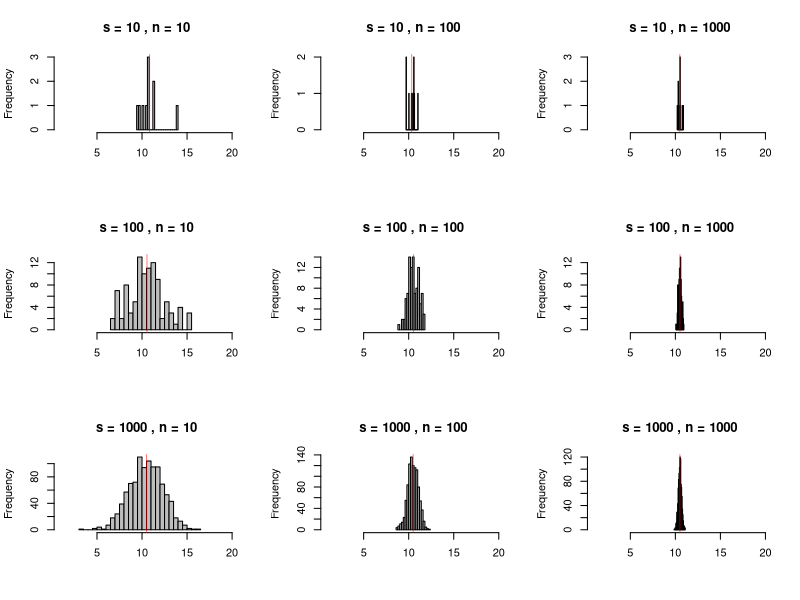

Source code (R):
## ---- chunk 1
s_values <- c(10, 100, 1000)
n_values <- c(10, 100, 1000)

par(mfrow = c(3, 3))
for (s in s_values) {
  for (n in n_values) {
    sample_means <- replicate(s, mean(sample(1:20, n, replace = TRUE)))

    hist(sample_means,
         breaks = 20,
         col = "grey",
         border = "black",
         main = paste("s =", s, ", n =", n),
         xlab = "",
         xlim = c(1, 20))
    
    abline(v = mean(sample_means), col = "red", lwd = 0.5)
  }
}


## ---- chunk 2
func = function(x){exp(-x)*sin(x)}
result = integrate(func, lower = 2, upper = 5)
print(result)
## ---- chunk 3
data = read.csv("xmat.csv")
print(dim(data))
head(data, 10)
## ---- chunk 4
set.seed(10825) 
# Why not 42 and 3407
coefficient_0 = 1
coefficient_1 = 0.5
coefficient_2 = -2.2
coefficient_3 = 1
x_1 = data$X1
x_2 = data$X2
x_3 = data$X3
e = rnorm(n = nrow(data), mean = 0, sd = sqrt(1.5))
y = coefficient_0 + coefficient_1*x_1 + coefficient_2*x_2 + coefficient_3*x_3 + e

linear = lm(y ~ x_1 + x_2 + x_3)
summary((linear))
# Beautiful p-value
